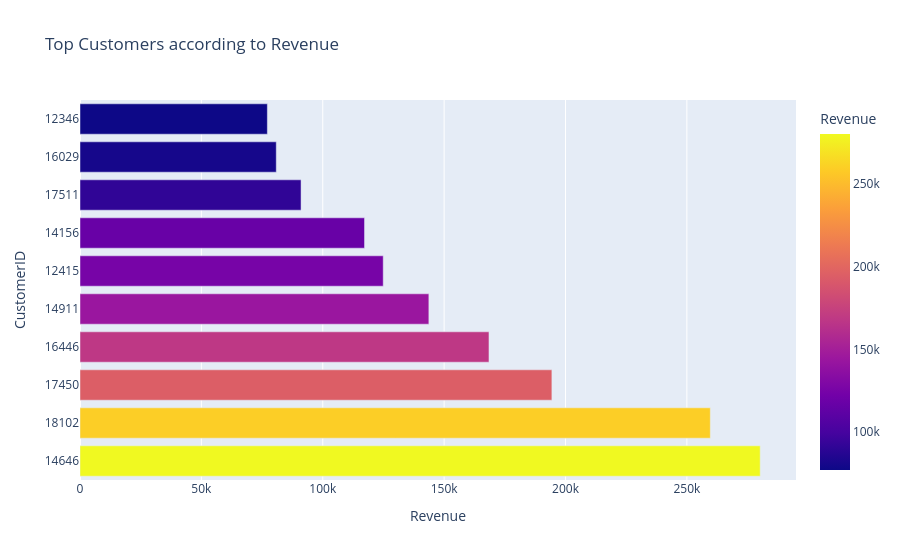

The notebook cell saved with this chart:
### Code cell
# Horizontal bar plot for top customers by revenue
fig_revenue = px.bar(top_customers_by_revenue, x="Revenue", y="CustomerID", color="Revenue", orientation='h', title="Top Customers according to Revenue")
fig_revenue.update_xaxes(title="Revenue")
fig_revenue.update_yaxes(title="CustomerID", type = 'category')
fig_revenue.show()

### Figure 1 — Plotly figure (JSON) as saved in the notebook; plotly's stock layout.template omitted (floating-point values rounded to 4 significant figures)
{"data": [{"alignmentgroup": "True", "hovertemplate": "Revenue=%{marker.color}<br>CustomerID=%{y}<extra></extra>", "legendgroup": "", "marker": {"color": [280200.0, 259700.0, 194400.0, 168500.0, 143700.0, 124900.0, 117200.0, 91060.0, 80850.0, 77180.0], "coloraxis": "coloraxis", "pattern": {"shape": ""}}, "name": "", "offsetgroup": "", "orientation": "h", "showlegend": false, "textposition": "auto", "type": "bar", "x": [280200.0, 259700.0, 194400.0, 168500.0, 143700.0, 124900.0, 117200.0, 91060.0, 80850.0, 77180.0], "xaxis": "x", "y": [14646, 18102, 17450, 16446, 14911, 12415, 14156, 17511, 16029, 12346], "yaxis": "y"}], "layout": {"autosize": true, "barmode": "relative", "coloraxis": {"colorbar": {"title": {"text": "Revenue"}}, "colorscale": [[0, "#0d0887"], [0.1111, "#46039f"], [0.2222, "#7201a8"], [0.3333, "#9c179e"], [0.4444, "#bd3786"], [0.5556, "#d8576b"], [0.6667, "#ed7953"], [0.7778, "#fb9f3a"], [0.8889, "#fdca26"], [1, "#f0f921"]]}, "legend": {"tracegroupgap": 0}, "title": {"text": "Top Customers according to Revenue"}, "xaxis": {"anchor": "y", "autorange": true, "domain": [0, 1], "range": [0, 295000.0], "title": {"text": "Revenue"}, "type": "linear"}, "yaxis": {"anchor": "x", "autorange": true, "domain": [0, 1], "range": [-0.5, 9.5], "title": {"text": "CustomerID"}, "type": "category"}}}
